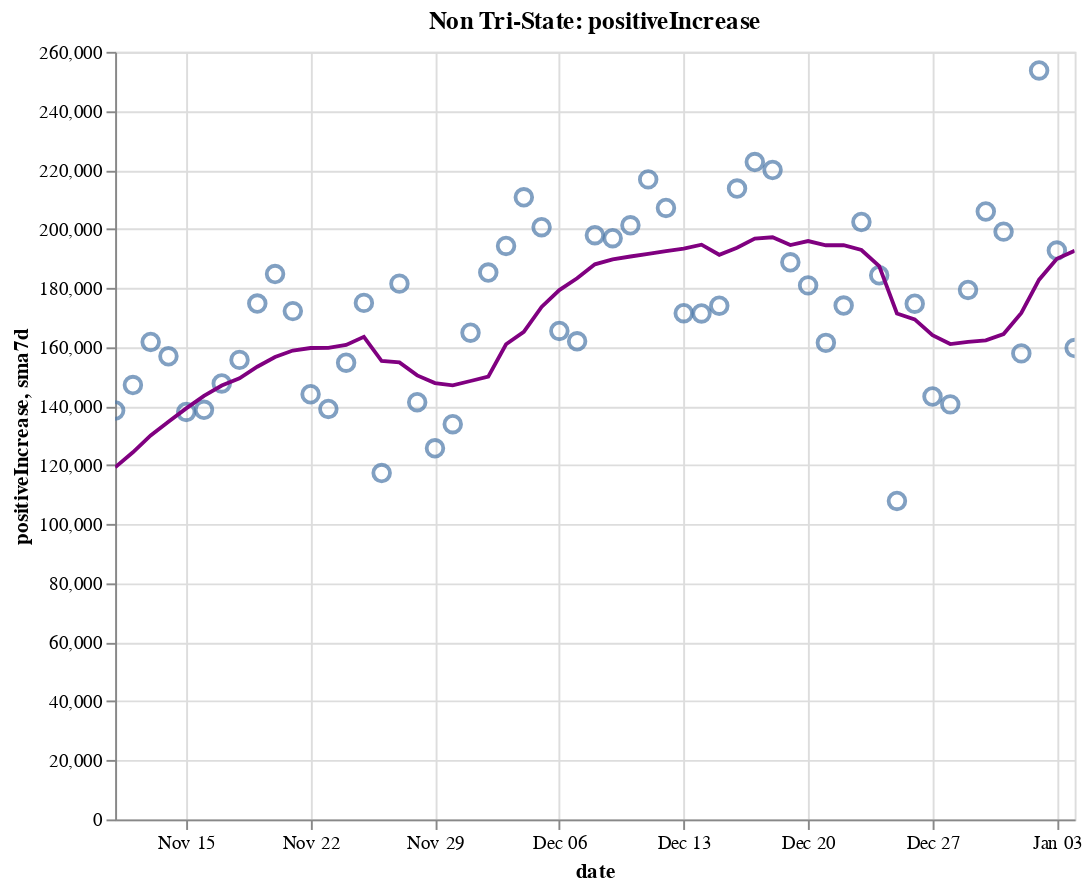

Notebook source saved alongside this figure:
### Code cell
create_plot(non_tristate, 'positiveIncrease')

### Figure 1 — Vega-Lite specification as saved in the notebook (floating-point values rounded to 4 significant figures)
{"config": {"view": {"continuousWidth": 400, "continuousHeight": 300}}, "layer": [{"layer": [{"mark": {"type": "point", "size": 75}, "encoding": {"tooltip": [{"type": "temporal", "field": "date"}, {"type": "quantitative", "field": "positiveIncrease"}, {"type": "quantitative", "field": "sma7d"}], "x": {"type": "temporal", "field": "date"}, "y": {"type": "quantitative", "field": "positiveIncrease"}}, "selection": {"selector014": {"type": "interval", "bind": "scales", "encodings": ["x", "y"]}}}, {"mark": {"type": "line", "color": "purple"}, "encoding": {"x": {"type": "temporal", "field": "date"}, "y": {"type": "quantitative", "field": "sma7d"}}}]}, {"mark": {"type": "rule", "color": "#aaa"}, "encoding": {"x": {"type": "temporal", "field": "date"}}, "transform": [{"filter": {"selection": "selector013"}}]}, {"mark": "circle", "encoding": {"opacity": {"condition": {"value": 1, "selection": "selector013"}, "value": 0}, "tooltip": [{"type": "temporal", "field": "date"}, {"type": "quantitative", "field": "positiveIncrease"}, {"type": "quantitative", "field": "sma7d"}], "x": {"type": "temporal", "field": "date"}, "y": {"type": "quantitative", "field": "positiveIncrease"}}, "selection": {"selector013": {"type": "single", "encodings": ["x"], "on": "mouseover", "nearest": true, "empty": "none"}}}, {"mark": {"type": "text", "align": "left", "dx": 5, "dy": -5, "stroke": "white", "strokeWidth": 2}, "encoding": {"text": {"type": "quantitative", "field": "positiveIncrease"}, "tooltip": [{"type": "temporal", "field": "date"}, {"type": "quantitative", "field": "positiveIncrease"}, {"type": "quantitative", "field": "sma7d"}], "x": {"type": "temporal", "field": "date"}, "y": {"type": "quantitative", "field": "positiveIncrease"}}, "transform": [{"filter": {"selection": "selector013"}}]}, {"mark": {"type": "text", "align": "left", "dx": 5, "dy": -5}, "encoding": {"text": {"type": "quantitative", "field": "positiveIncrease"}, "tooltip": [{"type": "temporal", "field": "date"}, {"type": "quantitative", "field": "positiveIncrease"}, {"type": "quantitative", "field": "sma7d"}], "x": {"type": "temporal", "field": "date"}, "y": {"type": "quantitative", "field": "positiveIncrease"}}, "transform": [{"filter": {"selection": "selector013"}}]}], "data": {"name": "data-6b075a14c379cbba28c1cf845a178eaf"}, "height": 400, "title": "Non Tri-State: positiveIncrease", "width": 500, "$schema": "https://vega.github.io/schema/vega-lite/v4.8.1.json", "datasets": {"data-6b075a14c379cbba28c1cf845a178eaf": [{"date": "2020-11-11T00:00:00", "totalTestResultsIncrease": 1217000.0, "positiveIncrease": 138500.0, "death": 186400.0, "deathIncrease": 1534.0, "positiveRate": 0.114, "state": "Non Tri-State", "sma7d": 119300.0}, {"date": "2020-11-12T00:00:00", "totalTestResultsIncrease": 1342000.0, "positiveIncrease": 147100.0, "death": 187500.0, "deathIncrease": 1053.0, "positiveRate": 0.11, "state": "Non Tri-State", "sma7d": 124400.0}, {"date": "2020-11-13T00:00:00", "totalTestResultsIncrease": 1413000.0, "positiveIncrease": 161700.0, "death": 188700.0, "deathIncrease": 1242.0, "positiveRate": 0.114, "state": "Non Tri-State", "sma7d": 130000.0}, {"date": "2020-11-14T00:00:00", "totalTestResultsIncrease": 1478000.0, "positiveIncrease": 156800.0, "death": 190000.0, "deathIncrease": 1302.0, "positiveRate": 0.106, "state": "Non Tri-State", "sma7d": 134700.0}, {"date": "2020-11-15T00:00:00", "totalTestResultsIncrease": 1291000.0, "positiveIncrease": 138000.0, "death": 190700.0, "deathIncrease": 660.0, "positiveRate": 0.107, "state": "Non Tri-State", "sma7d": 139200.0}, {"date": "2020-11-16T00:00:00", "totalTestResultsIncrease": 1316000.0, "positiveIncrease": 138800.0, "death": 191200.0, "deathIncrease": 547.0, "positiveRate": 0.105, "state": "Non Tri-State", "sma7d": 143500.0}, {"date": "2020-11-17T00:00:00", "totalTestResultsIncrease": 1376000.0, "positiveIncrease": 147700.0, "death": 192700.0, "deathIncrease": 1482.0, "positiveRate": 0.107, "state": "Non Tri-State", "sma7d": 147000.0}, {"date": "2020-11-18T00:00:00", "totalTestResultsIncrease": 1338000.0, "positiveIncrease": 155700.0, "death": 194500.0, "deathIncrease": 1796.0, "positiveRate": 0.116, "state": "Non Tri-State", "sma7d": 149400.0}, {"date": "2020-11-19T00:00:00", "totalTestResultsIncrease": 1612000.0, "positiveIncrease": 174700.0, "death": 196400.0, "deathIncrease": 1933.0, "positiveRate": 0.108, "state": "Non Tri-State", "sma7d": 153300.0}, {"date": "2020-11-20T00:00:00", "totalTestResultsIncrease": 1661000.0, "positiveIncrease": 184700.0, "death": 198300.0, "deathIncrease": 1813.0, "positiveRate": 0.111, "state": "Non Tri-State", "sma7d": 156600.0}, {"date": "2020-11-21T00:00:00", "totalTestResultsIncrease": 1789000.0, "positiveIncrease": 172200.0, "death": 199700.0, "deathIncrease": 1486.0, "positiveRate": 0.096, "state": "Non Tri-State", "sma7d": 158800.0}, {"date": "2020-11-22T00:00:00", "totalTestResultsIncrease": 1502000.0, "positiveIncrease": 144000.0, "death": 200600.0, "deathIncrease": 871.0, "positiveRate": 0.096, "state": "Non Tri-State", "sma7d": 159700.0}, {"date": "2020-11-23T00:00:00", "totalTestResultsIncrease": 1338000.0, "positiveIncrease": 139000.0, "death": 201400.0, "deathIncrease": 771.0, "positiveRate": 0.104, "state": "Non Tri-State", "sma7d": 159700.0}, {"date": "2020-11-24T00:00:00", "totalTestResultsIncrease": 1654000.0, "positiveIncrease": 154700.0, "death": 203400.0, "deathIncrease": 1998.0, "positiveRate": 0.094, "state": "Non Tri-State", "sma7d": 160700.0}, {"date": "2020-11-25T00:00:00", "totalTestResultsIncrease": 1518000.0, "positiveIncrease": 175000.0, "death": 205500.0, "deathIncrease": 2127.0, "positiveRate": 0.115, "state": "Non Tri-State", "sma7d": 163500.0}, {"date": "2020-11-26T00:00:00", "totalTestResultsIncrease": 1044000.0, "positiveIncrease": 117300.0, "death": 206800.0, "deathIncrease": 1281.0, "positiveRate": 0.112, "state": "Non Tri-State", "sma7d": 155300.0}, {"date": "2020-11-27T00:00:00", "totalTestResultsIncrease": 1737000.0, "positiveIncrease": 181500.0, "death": 208100.0, "deathIncrease": 1301.0, "positiveRate": 0.104, "state": "Non Tri-State", "sma7d": 154800.0}, {"date": "2020-11-28T00:00:00", "totalTestResultsIncrease": 1413000.0, "positiveIncrease": 141300.0, "death": 209300.0, "deathIncrease": 1184.0, "positiveRate": 0.1, "state": "Non Tri-State", "sma7d": 150400.0}, {"date": "2020-11-29T00:00:00", "totalTestResultsIncrease": 1124000.0, "positiveIncrease": 125700.0, "death": 210000.0, "deathIncrease": 752.0, "positiveRate": 0.112, "state": "Non Tri-State", "sma7d": 147800.0}, {"date": "2020-11-30T00:00:00", "totalTestResultsIncrease": 1211000.0, "positiveIncrease": 133900.0, "death": 210900.0, "deathIncrease": 904.0, "positiveRate": 0.11, "state": "Non Tri-State", "sma7d": 147000.0}, {"date": "2020-12-01T00:00:00", "totalTestResultsIncrease": 1295000.0, "positiveIncrease": 164900.0, "death": 213300.0, "deathIncrease": 2327.0, "positiveRate": 0.127, "state": "Non Tri-State", "sma7d": 148500.0}, {"date": "2020-12-02T00:00:00", "totalTestResultsIncrease": 1279000.0, "positiveIncrease": 185200.0, "death": 215900.0, "deathIncrease": 2618.0, "positiveRate": 0.145, "state": "Non Tri-State", "sma7d": 150000.0}, {"date": "2020-12-03T00:00:00", "totalTestResultsIncrease": 1580000.0, "positiveIncrease": 194200.0, "death": 218600.0, "deathIncrease": 2675.0, "positiveRate": 0.123, "state": "Non Tri-State", "sma7d": 161000.0}, {"date": "2020-12-04T00:00:00", "totalTestResultsIncrease": 1659000.0, "positiveIncrease": 210700.0, "death": 221000.0, "deathIncrease": 2430.0, "positiveRate": 0.127, "state": "Non Tri-State", "sma7d": 165100.0}, {"date": "2020-12-05T00:00:00", "totalTestResultsIncrease": 1896000.0, "positiveIncrease": 200600.0, "death": 223300.0, "deathIncrease": 2357.0, "positiveRate": 0.106, "state": "Non Tri-State", "sma7d": 173600.0}, {"date": "2020-12-06T00:00:00", "totalTestResultsIncrease": 1388000.0, "positiveIncrease": 165500.0, "death": 224400.0, "deathIncrease": 1070.0, "positiveRate": 0.119, "state": "Non Tri-State", "sma7d": 179300.0}, {"date": "2020-12-07T00:00:00", "totalTestResultsIncrease": 1439000.0, "positiveIncrease": 161900.0, "death": 225500.0, "deathIncrease": 1121.0, "positiveRate": 0.113, "state": "Non Tri-State", "sma7d": 183300.0}, {"date": "2020-12-08T00:00:00", "totalTestResultsIncrease": 1423000.0, "positiveIncrease": 197900.0, "death": 228100.0, "deathIncrease": 2520.0, "positiveRate": 0.139, "state": "Non Tri-State", "sma7d": 188000.0}, {"date": "2020-12-09T00:00:00", "totalTestResultsIncrease": 1447000.0, "positiveIncrease": 196900.0, "death": 231000.0, "deathIncrease": 2908.0, "positiveRate": 0.136, "state": "Non Tri-State", "sma7d": 189700.0}, {"date": "2020-12-10T00:00:00", "totalTestResultsIncrease": 1607000.0, "positiveIncrease": 201200.0, "death": 233900.0, "deathIncrease": 2913.0, "positiveRate": 0.125, "state": "Non Tri-State", "sma7d": 190700.0}, {"date": "2020-12-11T00:00:00", "totalTestResultsIncrease": 1674000.0, "positiveIncrease": 216800.0, "death": 236400.0, "deathIncrease": 2570.0, "positiveRate": 0.13, "state": "Non Tri-State", "sma7d": 191500.0}, {"date": "2020-12-12T00:00:00", "totalTestResultsIncrease": 1562000.0, "positiveIncrease": 207100.0, "death": 238800.0, "deathIncrease": 2336.0, "positiveRate": 0.133, "state": "Non Tri-State", "sma7d": 192500.0}, {"date": "2020-12-13T00:00:00", "totalTestResultsIncrease": 1553000.0, "positiveIncrease": 171500.0, "death": 240100.0, "deathIncrease": 1365.0, "positiveRate": 0.11, "state": "Non Tri-State", "sma7d": 193300.0}, {"date": "2020-12-14T00:00:00", "totalTestResultsIncrease": 1691000.0, "positiveIncrease": 171400.0, "death": 241300.0, "deathIncrease": 1168.0, "positiveRate": 0.101, "state": "Non Tri-State", "sma7d": 194700.0}, {"date": "2020-12-15T00:00:00", "totalTestResultsIncrease": 1479000.0, "positiveIncrease": 174000.0, "death": 244000.0, "deathIncrease": 2720.0, "positiveRate": 0.118, "state": "Non Tri-State", "sma7d": 191300.0}, {"date": "2020-12-16T00:00:00", "totalTestResultsIncrease": 1524000.0, "positiveIncrease": 213700.0, "death": 247200.0, "deathIncrease": 3179.0, "positiveRate": 0.14, "state": "Non Tri-State", "sma7d": 193700.0}, {"date": "2020-12-17T00:00:00", "totalTestResultsIncrease": 1630000.0, "positiveIncrease": 222700.0, "death": 250400.0, "deathIncrease": 3193.0, "positiveRate": 0.137, "state": "Non Tri-State", "sma7d": 196700.0}, {"date": "2020-12-18T00:00:00", "totalTestResultsIncrease": 1763000.0, "positiveIncrease": 220000.0, "death": 253100.0, "deathIncrease": 2671.0, "positiveRate": 0.125, "state": "Non Tri-State", "sma7d": 197200.0}, {"date": "2020-12-19T00:00:00", "totalTestResultsIncrease": 1544000.0, "positiveIncrease": 188700.0, "death": 255600.0, "deathIncrease": 2544.0, "positiveRate": 0.122, "state": "Non Tri-State", "sma7d": 194600.0}, {"date": "2020-12-20T00:00:00", "totalTestResultsIncrease": 1580000.0, "positiveIncrease": 180900.0, "death": 257100.0, "deathIncrease": 1488.0, "positiveRate": 0.115, "state": "Non Tri-State", "sma7d": 195900.0}, {"date": "2020-12-21T00:00:00", "totalTestResultsIncrease": 1640000.0, "positiveIncrease": 161400.0, "death": 258400.0, "deathIncrease": 1250.0, "positiveRate": 0.098, "state": "Non Tri-State", "sma7d": 194500.0}, {"date": "2020-12-22T00:00:00", "totalTestResultsIncrease": 1514000.0, "positiveIncrease": 174100.0, "death": 261300.0, "deathIncrease": 2895.0, "positiveRate": 0.115, "state": "Non Tri-State", "sma7d": 194500.0}, {"date": "2020-12-23T00:00:00", "totalTestResultsIncrease": 1468000.0, "positiveIncrease": 202400.0, "death": 264300.0, "deathIncrease": 3040.0, "positiveRate": 0.138, "state": "Non Tri-State", "sma7d": 192900.0}, {"date": "2020-12-24T00:00:00", "totalTestResultsIncrease": 1614000.0, "positiveIncrease": 184300.0, "death": 267000.0, "deathIncrease": 2683.0, "positiveRate": 0.114, "state": "Non Tri-State", "sma7d": 187400.0}, {"date": "2020-12-25T00:00:00", "totalTestResultsIncrease": 1002000.0, "positiveIncrease": 107900.0, "death": 268400.0, "deathIncrease": 1376.0, "positiveRate": 0.108, "state": "Non Tri-State", "sma7d": 171400.0}, {"date": "2020-12-26T00:00:00", "totalTestResultsIncrease": 1932000.0, "positiveIncrease": 174700.0, "death": 269600.0, "deathIncrease": 1275.0, "positiveRate": 0.09, "state": "Non Tri-State", "sma7d": 169400.0}, {"date": "2020-12-27T00:00:00", "totalTestResultsIncrease": 1251000.0, "positiveIncrease": 143300.0, "death": 270900.0, "deathIncrease": 1270.0, "positiveRate": 0.115, "state": "Non Tri-State", "sma7d": 164000.0}, {"date": "2020-12-28T00:00:00", "totalTestResultsIncrease": 1084000.0, "positiveIncrease": 140600.0, "death": 272100.0, "deathIncrease": 1239.0, "positiveRate": 0.13, "state": "Non Tri-State", "sma7d": 161000.0}, {"date": "2020-12-29T00:00:00", "totalTestResultsIncrease": 1042000.0, "positiveIncrease": 179300.0, "death": 275200.0, "deathIncrease": 3026.0, "positiveRate": 0.172, "state": "Non Tri-State", "sma7d": 161800.0}, {"date": "2020-12-30T00:00:00", "totalTestResultsIncrease": 1363000.0, "positiveIncrease": 205900.0, "death": 278700.0, "deathIncrease": 3539.0, "positiveRate": 0.151, "state": "Non Tri-State", "sma7d": 162300.0}, {"date": "2020-12-31T00:00:00", "totalTestResultsIncrease": 1472000.0, "positiveIncrease": 199100.0, "death": 281700.0, "deathIncrease": 3031.0, "positiveRate": 0.135, "state": "Non Tri-State", "sma7d": 164400.0}, {"date": "2021-01-01T00:00:00", "totalTestResultsIncrease": 1000000.0, "positiveIncrease": 157900.0, "death": 284000.0, "deathIncrease": 2310.0, "positiveRate": 0.158, "state": "Non Tri-State", "sma7d": 171500.0}, {"date": "2021-01-02T00:00:00", "totalTestResultsIncrease": 1807000.0, "positiveIncrease": 253700.0, "death": 286200.0, "deathIncrease": 2135.0, "positiveRate": 0.14, "state": "Non Tri-State", "sma7d": 182800.0}, {"date": "2021-01-03T00:00:00", "totalTestResultsIncrease": 1298000.0, "positiveIncrease": 192700.0, "death": 287500.0, "deathIncrease": 1301.0, "positiveRate": 0.148, "state": "Non Tri-State", "sma7d": 189900.0}, {"date": "2021-01-04T00:00:00", "totalTestResultsIncrease": 1416000.0, "positiveIncrease": 159700.0, "death": 288700.0, "deathIncrease": 1268.0, "positiveRate": 0.113, "state": "Non Tri-State", "sma7d": 192600.0}]}}
